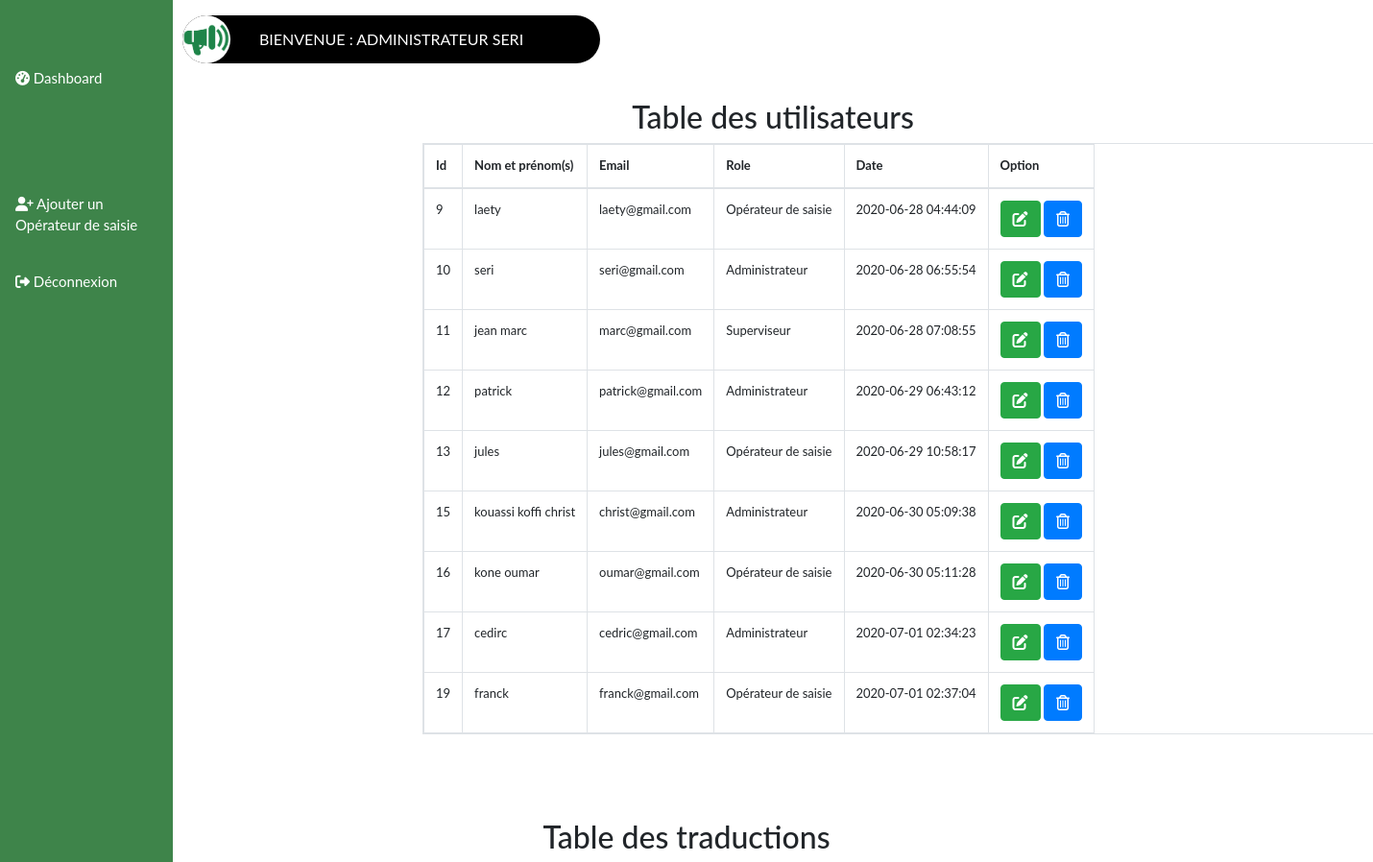
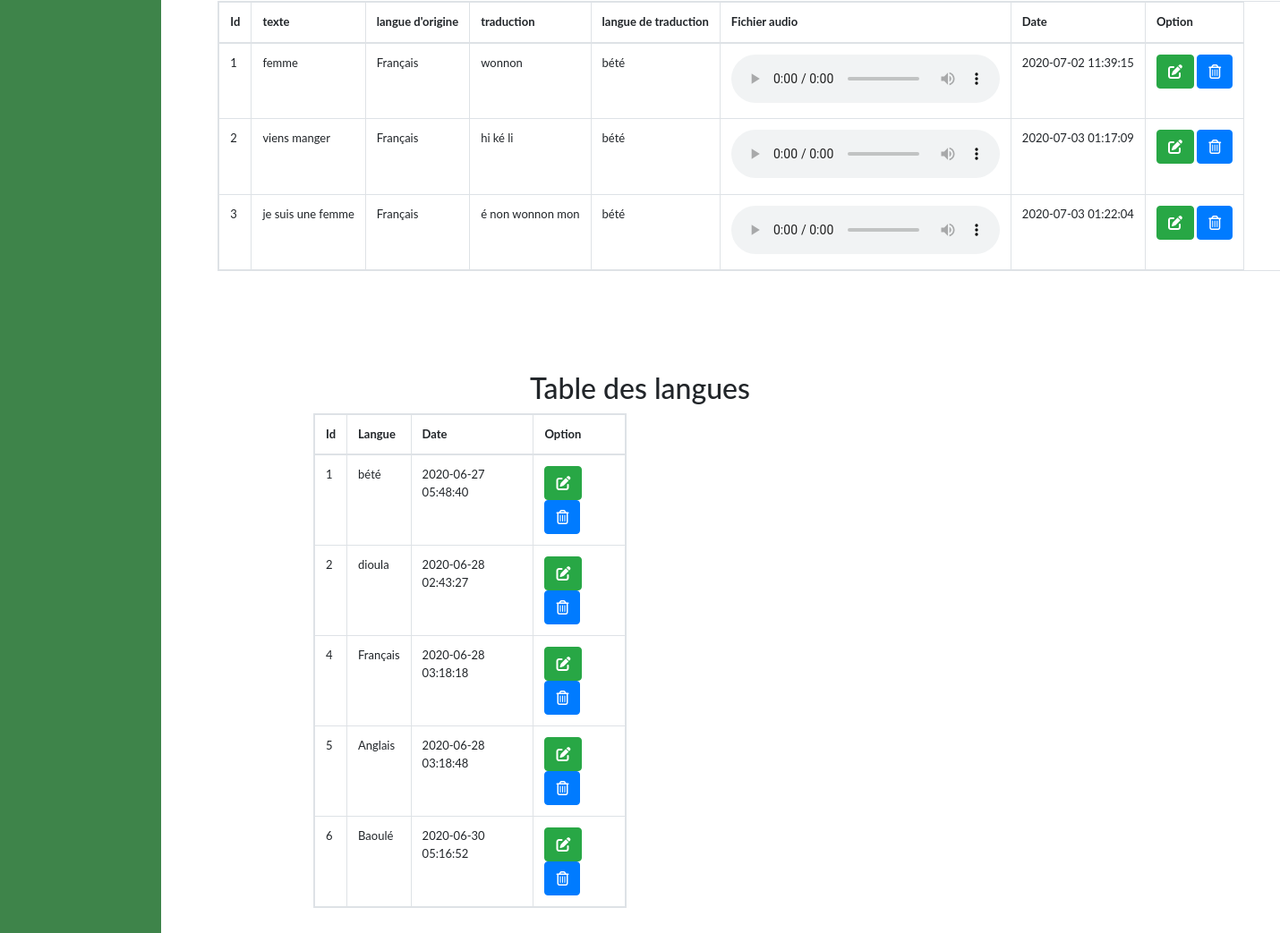
/dbd.php (signed in), run on the app's committed database (2 pictures, top to bottom).
### tables this page shows
CREATE TABLE `users` (
  `id` int(11) NOT NULL,
  `nometprenoms` varchar(100) NOT NULL,
  `email` varchar(50) NOT NULL,
  `password` varchar(150) NOT NULL,
  `role` varchar(50) NOT NULL,
  `date` timestamp NOT NULL DEFAULT current_timestamp() ON UPDATE current_timestamp()
);

CREATE TABLE `data` (
  `id` int(11) NOT NULL,
  `texte1` varchar(255) NOT NULL,
  `langue_start` varchar(255) NOT NULL,
  `texte2` varchar(255) NOT NULL,
  `langue_end` varchar(255) NOT NULL,
  `audio` varchar(255) NOT NULL,
  `datec` datetime NOT NULL
);

CREATE TABLE `langues` (
  `id` int(11) NOT NULL,
  `langue` varchar(255) NOT NULL,
  `datec` datetime NOT NULL
);

### dbd.php (the view, shortened to what this page needs)
<?php session_start();
if(isset($_SESSION['nometprenoms'])){
  $nometprenoms = $_SESSION['nometprenoms'];
  $role = $_SESSION['role'];
}else{
  echo '<script language="Javascript">';
    echo 'document.location.replace("./logout.php")';
    echo ' </script>';
}
?>
<!DOCTYPE html>
<html lang="en">
<head>
    <link rel="stylesheet" href="https://maxcdn.bootstrapcdn.com/bootstrap/4.5.0/css/bootstrap.min.css">
</head>
<body>
     <?php include('connection.php');
        if($role != 'Administrateur' && $role != 'Superviseur'){
      ?>
  <div class="sidebar ">
  <br><br><a href="#dashboard"><i class="fa fa-tachometer" aria-hidden="true"></i> Dashboard</a><br><br><br><br>
  <a href="editpwd.php"><i class="fa fa-key" aria-hidden="true"></i> Modifier mon mot de passe</a><br>
  <a href="addtext.php"><i class="fa fa-pencil" aria-hidden="true"></i> Ajouter un mot</a><br>
  <a href="addtext.php"><i class="fa fa-pencil" aria-hidden="true"></i> Ajouter une phrase</a><br>
  <a href="addlang.php"><i class="fa fa-bullhorn" aria-hidden="true"></i> Ajouter une langue</a><br>
  <a href="logout.php"><i class="fa fa-sign-out" aria-hidden="true"></i> Déconnexion</a><br>
  </div>
    <div class="main">
    <p>
        <div class="chip heading text-center text-uppercase text-white mb-3">
            <img src="logo.PNG" alt="logo" width="96" height="96">
                Bienvenue : <?php echo $role ; ?> <?php echo $nometprenoms ; ?> <br></br>
        </div>
    <center><h2>Table des traductions</h2></center>
    <div class="row">
    <div class="col-md-12 offset-md-2">
    <table class="table table-responsive table-bordered table-hovered">
    <thead>
    <tr>
      <td>Id</td>
      <td>texte</td>
      <td>langue d'origine</td>
      <td>traduction</td>
      <td>langue de traduction</td>
      <td>Fichier audio</td>
      <td>Date</td>
      <td>Option</td>
    </tr>
    </thead>
    <tbody>
    <?php
      include_once('connection.php');
      $sql = "SELECT id, texte1, langue_start, texte2, langue_end, audio, datec FROM data";
      $result_text = mysqli_query($con,$sql);
      while($row = mysqli_fetch_array($result_text)) { ?>
    <tr>
    <td><?php echo $row['id'] ?></td>
    <td><?php echo $row['texte1'] ?></td>
    <td><?php echo $row['langue_start'] ?></td>
    <td><?php echo $row['texte2'] ?></td>
    <td><?php echo $row['langue_end'] ?></td>
    <td>
      <audio controls>
        <source src="<?php echo $row['audio'] ?>" type="audio/mpeg">
      </audio>
    </td>
    <td><?php echo $row['datec'] ?></td>
    <td>
    <a href="edittext.php?id=<?php echo $row['id']?>" class="btn btn-success"> <i class="fas fa-edit"></i></a>
    <a href="deltext.php?id=<?php echo $row['id']?>" class="btn btn-primary"> <i class="far fa-trash-alt"></i></a>
    </td>
    </tr>
    <?php } ?>
    </tbody>
    </table>
    </div>
    </div><br><br><br><br>
    <center><h2>Table des langues</h2></center>
    <div class="container">
    <div class="row">
    <div class="w-50 mx-auto">
    <table class="table table-responsive table-bordered table-hovered">
    <thead>
    <tr>
      <td>Id</td>
      <td>Langue</td>
      <td>Date</td>
      <td>Option</td>
    </tr>
    </thead>
    <tbody>
    <?php
      include_once('connection.php');
      $sql = "SELECT id, langue, datec FROM langues";
      $result_langue = mysqli_query($con, $sql);
      while($row = mysqli_fetch_array($result_langue)) { ?>
    <tr>
    <td><?php echo $row['id'] ?></td>
    <td><?php echo $row['langue'] ?></td>
    <td><?php echo $row['datec'] ?></td>
    <td>
    <a href="editlang.php?id=<?php echo $row['id']?>" class="btn btn-success"> <i class="fas fa-edit"></i></a>
    <a href="dellang.php?id=<?php echo $row['id']?>" class="btn btn-primary"> <i class="far fa-trash-alt"></i></a>
    </td>
    </tr>
    <?php } ?>
    </tbody>
    </table>
    </div>
    </div>
    </div>
    </p>
    </div>
    <?php
      }elseif($role != 'Superviseur' && $role != 'Opérateur de saisie'){
    ?>
    <div class="sidebar ">
      <br><br><a href="#Dashboard"><i class="fa fa-tachometer" aria-hidden="true"></i> Dashboard</a><br><br><br><br>
      <a href="addOS.php"><i class="fa fa-user-plus" aria-hidden="true"></i> Ajouter un Opérateur de saisie</a><br>
      <a href="logout.php"><i class="fa fa-sign-out"></i> Déconnexion</a><br>
    </div>
    <div class="main">
    <p>
      <div class="chip heading text-center text-uppercase text-white mb-3">
        <img src="logo.PNG" alt="logo" width="96" height="96">
        Bienvenue : <?php echo $role ; ?> <?php echo $nometprenoms; ?> <br></br>
      </div>
  <center><h2>Table des utilisateurs</h2></center>
    <div class="container">
    <div class="row">
    <div class="col-md-12 offset-md-2">
    <table class="table table-responsive table-bordered table-hovered">
    <thead>
    <tr>
      <td>Id</td>
      <td>Nom et prénom(s)</td>
      <td>Email</td>
      <td>Role</td>
      <td>Date</td>
      <td>Option</td>
    </tr>
    </thead>
    <tbody>
    <?php
      include_once('connection.php');
      $sql = "SELECT id, nometprenoms, email, role, date FROM users";
      $result_utilisateur = mysqli_query($con, $sql);
      while($row = mysqli_fetch_array($result_utilisateur)) { ?>
    <tr>
    <td><?php echo $row['id'] ?></td>
    <td><?php echo $row['nometprenoms'] ?></td>
    <td><?php echo $row['email'] ?></td>
    <td><?php echo $row['role'] ?></td>
    <td><?php echo $row['date'] ?></td>
    <td>
    <a href="edituser.php?id=<?php echo $row['id']?>" class="btn btn-success"> <i class="fas fa-edit"></i></a>
    <a href="deluser.php?id=<?php echo $row['id']?>" class="btn btn-primary"> <i class="far fa-trash-alt"></i></a>
    </td>
    </tr>
    <?php } ?>
    </tbody>
    </table>
    </div>
    </div>
    </div>
    </div>
    <br><br><br>
    <center><h2>Table des traductions</h2></center>
    <div class="row">
    <div class="col-md-12 offset-md-2">
    <table class="table table-responsive table-bordered table-hovered">
    <thead>
    <tr>
      <td>Id</td>
      <td>texte</td>
      <td>langue d'origine</td>
      <td>traduction</td>
      <td>langue de traduction</td>
      <td>Fichier audio</td>
      <td>Date</td>
      <td>Option</td>
    </tr>
    </thead>
    <tbody>
    <?php
      include_once('connection.php');
      $sql = "SELECT id, texte1, langue_start, texte2, langue_end, audio, datec FROM data";
      $result_text = mysqli_query($con,$sql);
      while($row = mysqli_fetch_array($result_text)) { ?>
    <tr>
    <td><?php echo $row['id'] ?></td>
    <td><?php echo $row['texte1'] ?></td>
    <td><?php echo $row['langue_start'] ?></td>
    <td><?php echo $row['texte2'] ?></td>
    <td><?php echo $row['langue_end'] ?></td>
    <td>
      <audio controls>
        <source src="<?php echo $row['audio'] ?>" type="audio/mpeg">
      </audio>
    </td>
    <td><?php echo $row['datec'] ?></td>
    <td>
    <a href="edittext.php?id=<?php echo $row['id']?>" class="btn btn-success"> <i class="fas fa-edit"></i></a>
    <a href="deltext.php?id=<?php echo $row['id']?>" class="btn btn-primary"> <i class="far fa-trash-alt"></i></a>
    </td>
    </tr>
    <?php } ?>
    </tbody>
    </table>
    </div>
    </div><br><br><br><br>
    <center><h2>Table des langues</h2></center>
    <div class="container">
    <div class="row">
    <div class="col-md-4 offset-md-2">
    <table class="table table-responsive table-bordered table-hovered">
    <thead>
    <tr>
      <td>Id</td>
      <td>Langue</td>
      <td>Date</td>
      <td>Option</td>
    </tr>
    </thead>
    <tbody>
    <?php
      include_once('connection.php');
      $sql = "SELECT id, langue, datec FROM langues";
      $result_langue = mysqli_query($con,$sql);
      while($row = mysqli_fetch_array($result_langue)) { ?>
    <tr>
    <td><?php echo $row['id'] ?></td>
    <td><?php echo $row['langue'] ?></td>
    <td><?php echo $row['datec'] ?></td>
    <td>
    <a href="editlang.php?id=<?php echo $row['id']?>" class="btn btn-success"> <i class="fas fa-edit"></i></a>
    <a href="dellang.php?id=<?php echo $row['id']?>" class="btn btn-primary"> <i class="far fa-trash-alt"></i></a>
    </td>
    </tr>
    <?php } ?>
    </tbody>
    </table>
    </div>
    </div>
    </div>
    <?php
       }
    ?>
</body>
</html>

### dbd.php (style rules this page uses)
body { font-family: "Lato", sans-serif; }
.sidebar { height: 100%; width: 180px; position: fixed; z-index: 1; top: 0; left: 0; background-color: #3E844A; overflow-x: hidden; padding-top: 16px; }
.sidebar a { padding: 6px 8px 6px 16px; text-decoration: none; font-size: 15px; color: #FFFFFF; display: block; }
.main { margin-left: 180px; padding: 0px 10px; }
.chip { display: inline-block; padding: 0 80px; height: 50px; font-size: 16px; line-height: 50px; border-radius: 25px; background-color: #000000; }
.chip img { float: left; margin: 0 10px 0 -80px; height: 50px; width: 50px; border-radius: 50%; }
table { font-size: 13px; }
thead { font-weight: bold; }

### data on the page
users: id "9", nometprenoms "laety", email "laety@gmail.com", role "Opérateur de saisie", date "2020-06-28 04:44:09"
users: id "10", nometprenoms "seri", email "seri@gmail.com", role "Administrateur", date "2020-06-28 06:55:54"
users: id "11", nometprenoms "jean marc", email "marc@gmail.com", role "Superviseur", date "2020-06-28 07:08:55"
users: id "12", nometprenoms "patrick", email "patrick@gmail.com", role "Administrateur", date "2020-06-29 06:43:12"
users: id "13", nometprenoms "jules", email "jules@gmail.com", role "Opérateur de saisie", date "2020-06-29 10:58:17"
users: id "15", nometprenoms "kouassi koffi christ", email "christ@gmail.com", role "Administrateur", date "2020-06-30 05:09:38"
users: id "16", nometprenoms "kone oumar", email "oumar@gmail.com", role "Opérateur de saisie", date "2020-06-30 05:11:28"
users: id "17", nometprenoms "cedirc", email "cedric@gmail.com", role "Administrateur", date "2020-07-01 02:34:23"
users: id "19", nometprenoms "franck", email "franck@gmail.com", role "Opérateur de saisie", date "2020-07-01 02:37:04"
data: id "1", texte1 "femme", langue_start "Français", texte2 "wonnon", langue_end "bété", datec "2020-07-02 11:39:15"
data: id "2", texte1 "viens manger", langue_start "Français", texte2 "hi ké li", langue_end "bété", datec "2020-07-03 01:17:09"
data: id "3", texte1 "je suis une femme", langue_start "Français", texte2 "é non wonnon mon", langue_end "bété", datec "2020-07-03 01:22:04"
langues: id "1", langue "bété", datec "2020-06-27 05:48:40"
langues: id "2", langue "dioula", datec "2020-06-28 02:43:27"
langues: id "4", langue "Français", datec "2020-06-28 03:18:18"
langues: id "5", langue "Anglais", datec "2020-06-28 03:18:48"
langues: id "6", langue "Baoulé", datec "2020-06-30 05:16:52"

### other printed values
$role "ADMINISTRATEUR"
$nometprenoms "SERI"
